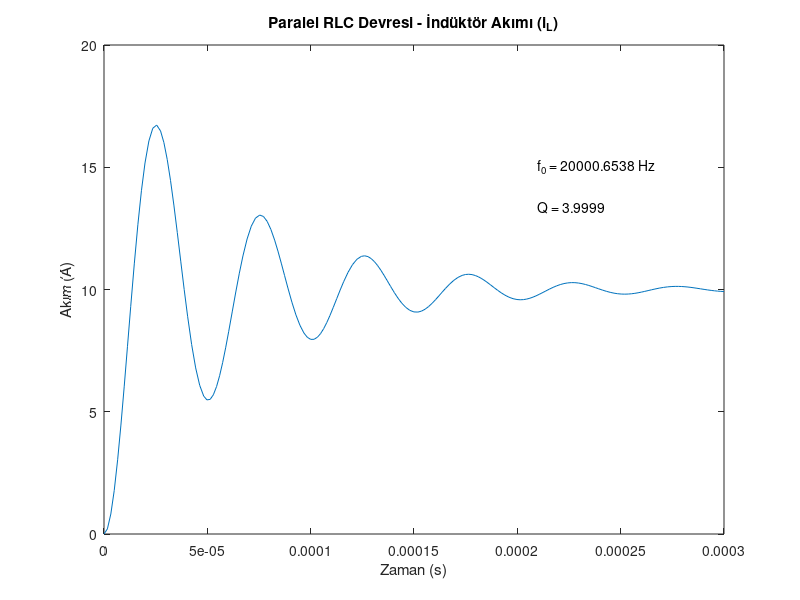

This chart was generated by the following MATLAB code:
clear;  % Tüm değişkenleri temizler
clc;    % Komut penceresini temizler
close all;  % Tüm figür pencerelerini kapatır
% Parametrelerin tanımlanması
R = 46.807;    % Direnç (Ohm)
L = 0.00009312;   % Endüktans (H)
C = 0.000000680;  % Kapasitans (F)
I_in = 10;  % Sabit DC akım kaynağı (Amper)

% Zaman aralığı
tspan = [0 0.0003]; % 0 ile 5 saniye arasında analiz yapılacak

% Başlangıç koşulları
v0 = 0;  % Kondansatör üzerindeki gerilim başlangıçta sıfır (V)
iL0 = 0; % İndüktör akımı başlangıçta sıfır (A)

% Diferansiyel denklem fonksiyonu
% dv/dt = (1/C)*(I_in - v/R - iL)
odefun = @(t, x) [(I_in - x(1)/R - x(2))/C; (x(1))/L];

% Başlangıç koşulları: [V_C(0), i_L(0)]
x0 = [v0; iL0];

% Diferansiyel denklemi çözme
[t, x] = ode45(odefun, tspan, x0);

% Gerilim ve indüktör akımını alma
V = x(:,1);  % Düğüm gerilimi (kondansatör gerilimi)
i_L = x(:,2); % İndüktör akımı

% Rezonans frekansını hesaplama
f0 = 1 / (2 * pi * sqrt(L * C));

% Kalite faktörünü hesaplama
Q = R / sqrt(L / C);

% Sonuçların çizimi
figure;
subplot(1,1,1);
plot(t, i_L);
title('Paralel RLC Devresi - İndüktör Akımı (i_L)');
xlabel('Zaman (s)');
ylabel('Akım (A)');
text(tspan(end) * 0.7, max(i_L) * 0.9, ['f_0 = ', num2str(f0), ' Hz']);
text(tspan(end) * 0.7, max(i_L) * 0.8, ['Q = ', num2str(Q)]);